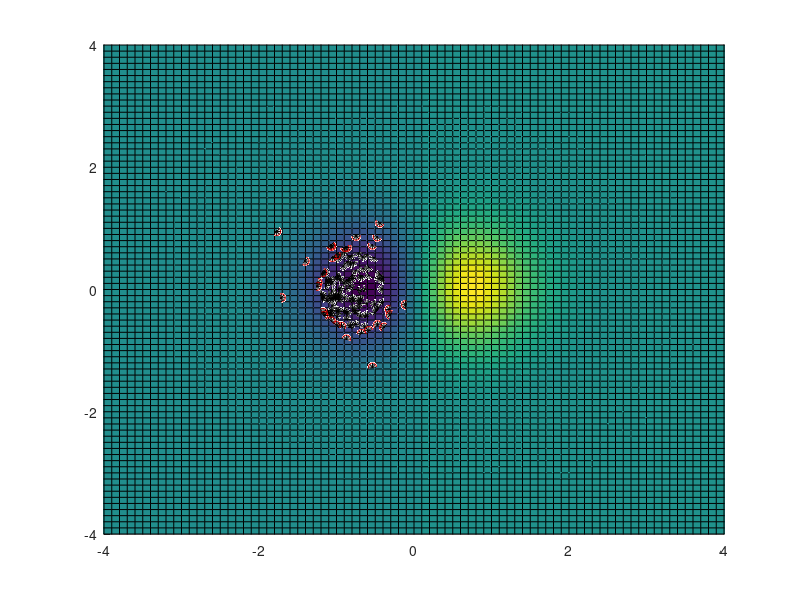

MATLAB code for this plot:
clear all
close all
clc
%% OMAR BARUCH MORON lOPEZ 
%213605572   
%% Funcion a analizar

% f=@(x,y)((x-2).^2)+((y-2).^2);
% [xfuncion,yfuncion]=meshgrid(-20:.5:20,-10:.5:20);
% z=((xfuncion-2).^2)+((yfuncion-2).^2);
% axis([-20 20 -10 20])

f=@(x,y) x.*exp(-x.^2-y.^2);
[xfuncion,yfuncion]=meshgrid(-20:.1:20,-10:.1:20);
z=xfuncion.*exp(-xfuncion.^2-yfuncion.^2);
axis([-4 4 -4 4])


hold on
%% VARIABLES QUE SE PUEDEN MODIFICAR 
G = 15; %Generaciones
mu = 100; %Poblacion
lambda=30; %Hijos que se tendran
%Este algoritmo reproduce lambda hijos y los mixtea entre los padres y elimina a los peores lambda individuos
%%
xl = [-5; -5]; %Limites 
xu = [5; 5];
D = 2; %Genes


%%
x = zeros(D,mu+lambda);%Poblacion con genes
sigma = zeros(D,mu+lambda); %Sigma de la poblacion

fitness = zeros(1,mu+lambda); %Sirve al final para ordenar y dejar al menos optimo al final
%% Inizializar poblacion
for i=1:mu
    x(:,i) = xl+(xu-xl).*rand(D,1); %Inizlializar corrdenadas random dentro de los limites
    sigma(:,i) = rand(D,1); %Iniziliaziar algun sigma random
end
%% Repetir Generaciones
for t=1:G
    
    for t=mu:mu+lambda
    %%Elejir 2 padres aleatorios difrentes entre si 
    r1 = randi([1 mu]);
    r2 = r1;
    
    while r2==r1
        r2 = randi([1 mu]);
    end
    %
    x(:,t)=(x(:,r1)+x(:,r2))/2; %valores de de dos padres aleatorios entre 2 para nuevos genes del hijo(mu+1) 
    sigma(:,t)=(sigma(:,r1)+sigma(:,r2))/2; 
    
    r = normrnd(0,sigma(:,mu+lambda)); %Valores random con la desviacion estandar para mutar al hijo
    x(:,t) = x(:,t)+r;
    end
    %
    for i=1: mu+lambda
        fitness(i) = f(x(1,i),x(2,i));%Evaluar que tan chingones son 
    end
    
    % ordenar para dejar al final al menos chido que depsues no se tomara
    % en cuenta y terminara por ser sustituido por un hijo mutado todo
    % vergas.
    [~,ind] = sort(fitness);
    
    fitness = fitness(ind);
    x = x(:,ind);
    sigma = sigma(:,ind)
    
    cla;
    for q=1:mu+lambda
        if q>=mu+1
        plot3(x(1,q),x(2,q),f(x(1,q),x(2,q)),'ro');
        end
        plot3(x(1,q),x(2,q),f(x(1,q),x(2,q)),'k*');
    end
     surfc(xfuncion,yfuncion,z);
     pause(.5);
end